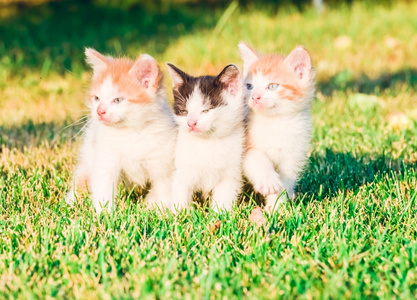
#> input picture 234-于钧潇/第四周作业/300.jpg, 417 x 300 px
$ python noise.py
#> lines starting #> are read from the running program, lines starting #| are printed output that depends on the picture
import cv2
import random
from numpy import shape

def gaussnoise(img, mu, sigma, percent):
    noiseImg = img
    noiseNum = int(img.shape[0] * img.shape[1] * percent)
    for i in range(noiseNum):
        randomX = int(random.randint(0, img.shape[0]-1))
        randomY = int(random.randint(0, img.shape[1]-1))

        noiseImg[randomX, randomY] = noiseImg[randomX, randomY] + random.gauss(mu, sigma)
        if noiseImg[randomX, randomY] > 255:
            noiseImg[randomX, randomY] = 255
        elif noiseImg[randomX, randomY] < 0:
            noiseImg[randomX, randomY] = 0
    return noiseImg

def saltpeppernoise(img, percent):
    noiseImg = img
    noiseNum = int(img.shape[0] * img.shape[1] * percent)
    for i in range(noiseNum):
        randomX = int(random.randint(0, img.shape[0] - 1))
        randomY = int(random.randint(0, img.shape[1] - 1))
        randomnum = random.random()
        if randomnum < 0.5:
            noiseImg[randomX, randomY] = 0
        else:
            noiseImg[randomX, randomY] = 255
    return noiseImg
if __name__ == '__main__':
    imgsrc = cv2.imread('300.jpg', 0)
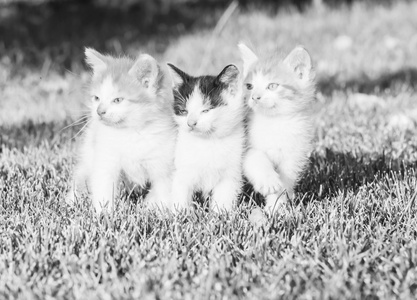
#> imgsrc: shape (300, 417); min 14, max 255, mean 171.6
    img = imgsrc.copy()
    img1 = gaussnoise(img, -10, 4, 1)
#> after the loop in gaussnoise, `for i in range(noiseNum):`:
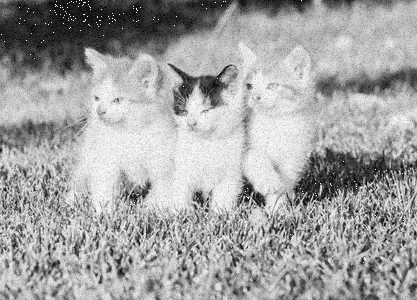
#> noiseImg: shape (300, 417); min 0, max 255, mean 161.5
    img = imgsrc.copy()
    img2 = saltpeppernoise(img, 0.5)
#> after the loop in saltpeppernoise, `for i in range(noiseNum):`:
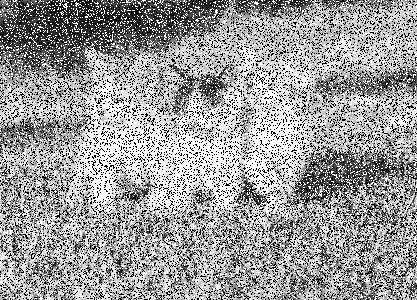
#> noiseImg: shape (300, 417); min 0, max 255, mean 154.1
    cv2.imshow('source', imgsrc)
    cv2.imshow('gaussnoise', img1)
    cv2.imshow('saltpeppernoise', img2)
    cv2.waitKey(0)
